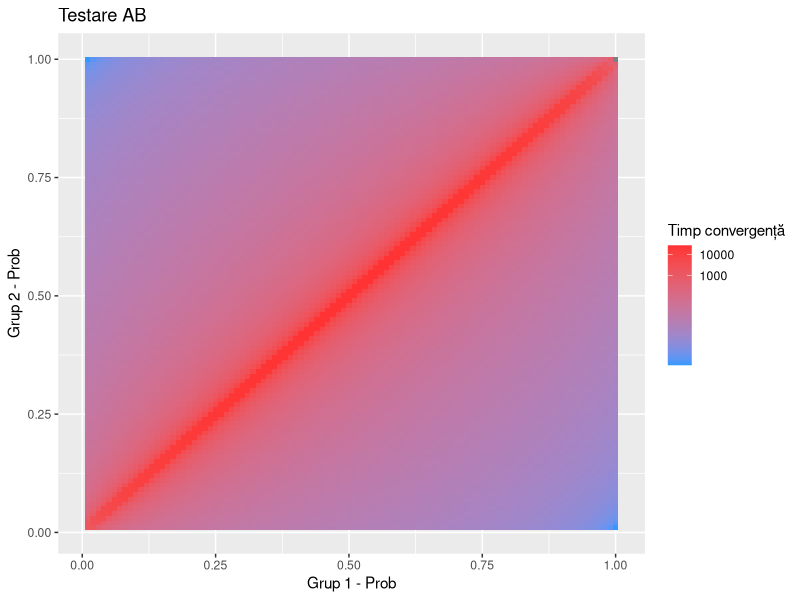
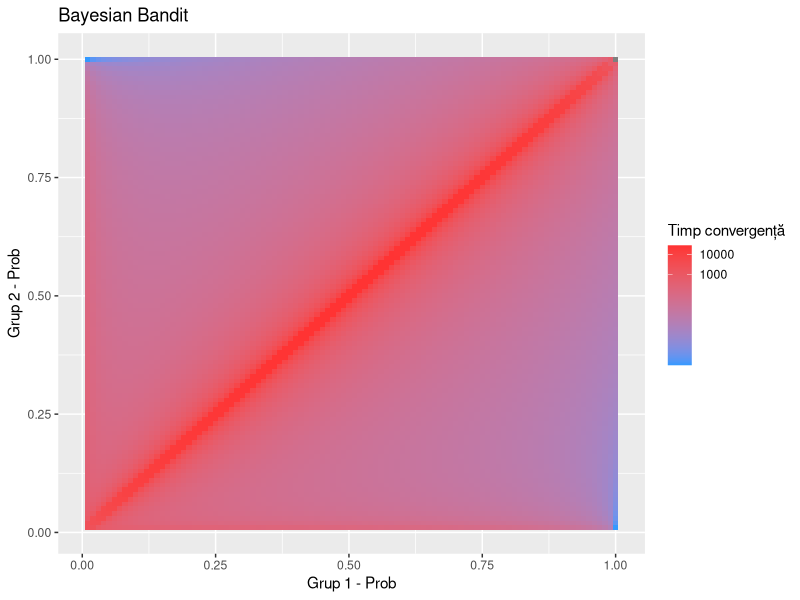
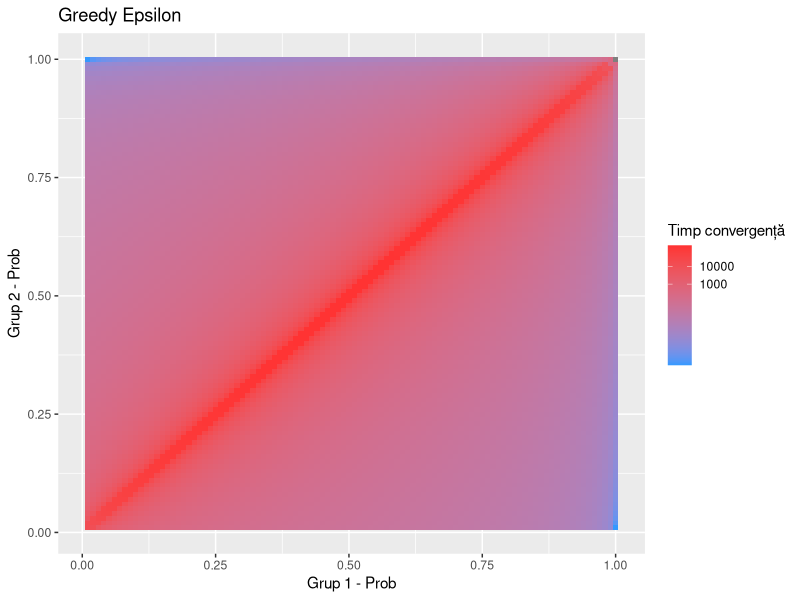
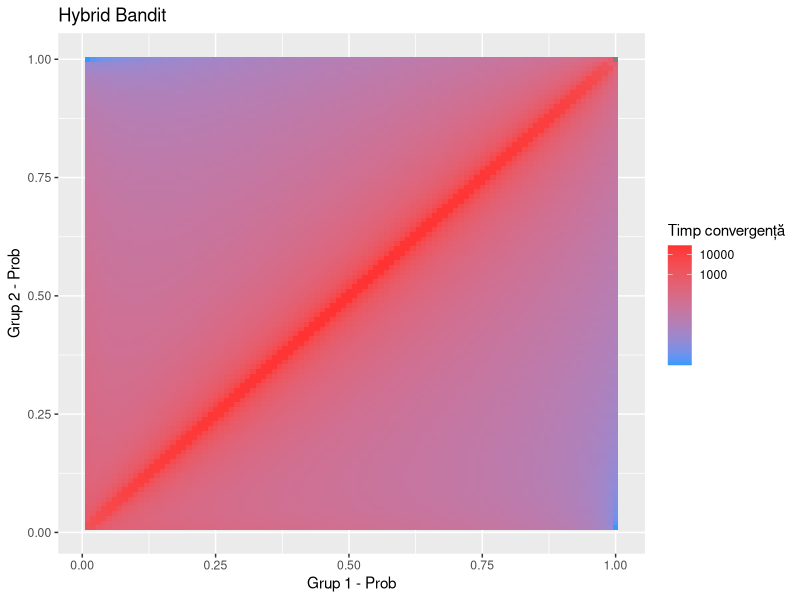
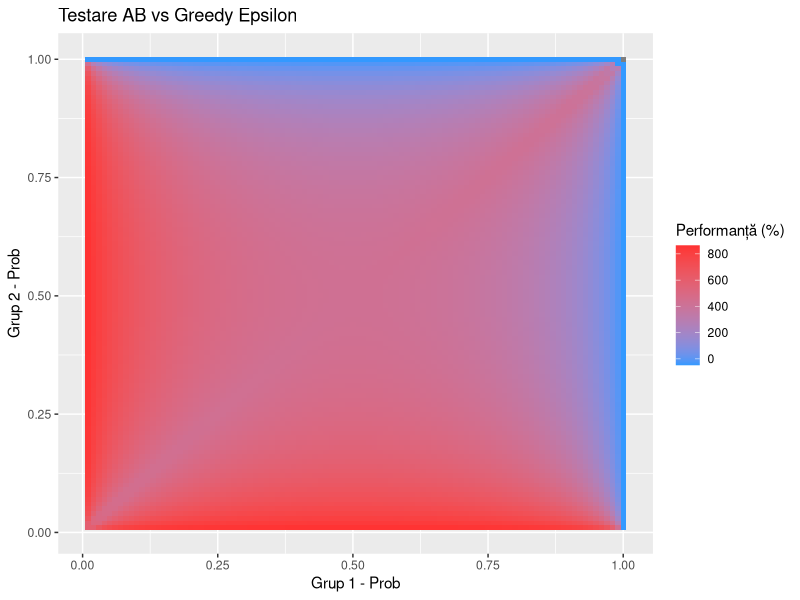
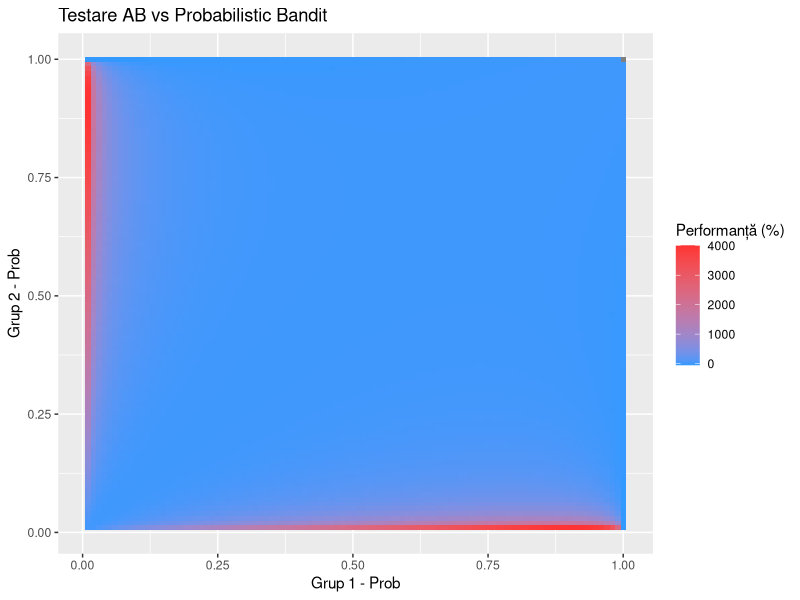
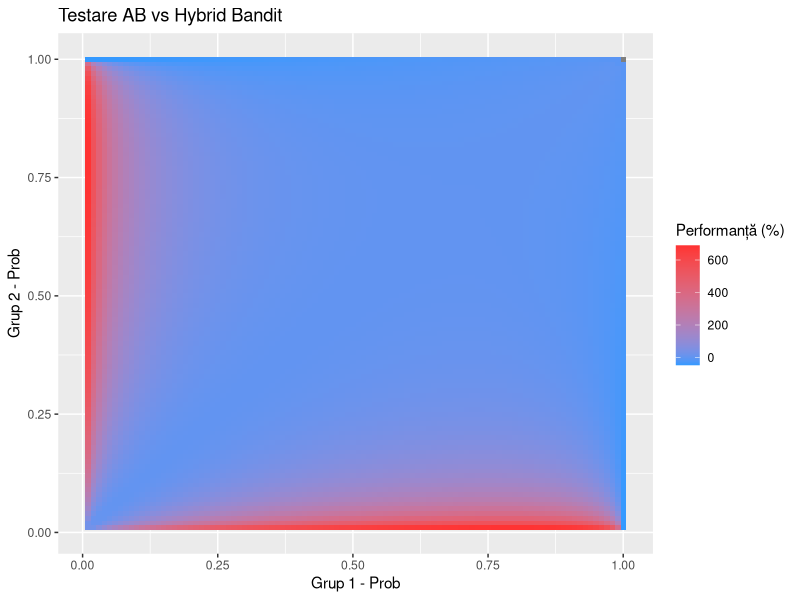
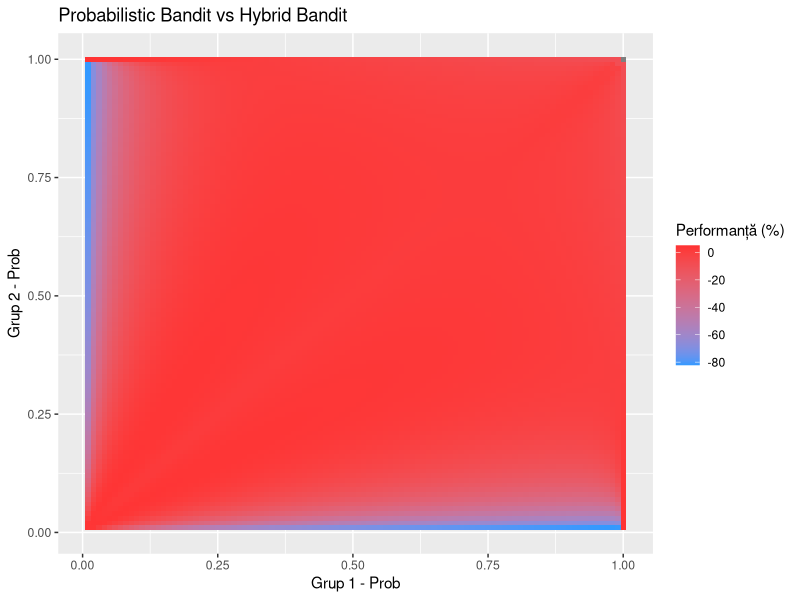

Recreate these plots in R, in order.
library(plyr)
library(ggplot2)
library(scales)

x <- seq(0.01, 1, 0.01)
y <- seq(0.01, 1, 0.01)
data <- expand.grid(x, y)
colnames(data) <- c("p1", "p2")
head(data)

plotNValue <- function(data, title) {
  mybreaks <- c(0, 1000, 10000)
  ggplot(data, aes(p1, p2, z = n)) +  
    stat_contour() + 
    geom_tile(aes(fill = n)) + 
    scale_fill_gradient(
      aes(fill = n),
      trans = "log", 
      name = "Timp convergență",
      breaks= mybreaks,
      labels = mybreaks,
      low = "#3399ff",
      high = "#ff3333"
    ) +
    labs(x = "Grup 1 - Prob", y = "Grup 2 - Prob") +
    ggtitle(title)
}

evaluateAssigner <- function(assigner, name) {
  n <- mdply(data, function(p1, p2) {
    r <- assigner(p1, p2)
    if (is.infinite(r)) assigner(p1, abs(p1+ 0.01)) else r
  })
  names(n) <- c('p1', 'p2', 'n')
  print(plotNValue(n, name))
  n
}


analyzeDiff <- function(A, B, title) {
  t <- ((B$n - A$n) / A$n) * 100
  x <- data.frame(p1 = A$p1, p2 = A$p2, n = t)
  names(x) <- c("p1", "p2", "n")
  print(head(x))
  print(plotDiff(x, title))
}

plotDiff <- function(diff, title) {
  ggplot(diff, aes(p1, p2, z = n)) +  
    stat_contour() + 
    geom_tile(aes(fill = n)) + 
    scale_fill_gradient(
      name = "Performanță (%)",
      low = "#3399ff",
      high = "#ff3333"
    ) +
    labs(x = "Grup 1 - Prob", y = "Grup 2 - Prob") + 
    ggtitle(title)
}

computeN <- function(eps, p1, p2) {
  a <- (1.66 ^ 2)  * ( eps * p1 * (1 - p1) + (1 - eps) *  p2 * (1 - p2))
  b <- (abs(p1 - p2)^2) * eps * (1 - eps)
  a / b
}

ABAssigner <- function(p1, p2) {
  eps <- 0.5
  computeN(eps, p1, p2)
}

ProbBandit <- function(p1, p2) {
  eps <- p1 / (p1 + p2)
  computeN(eps, p1, p2)
}

EpsilonBandit <- function(p1, p2) {
  eps <- if (p1 >= p2) 0.95 else 0.05
  computeN(eps, p1, p2)
}

HybridBandit <- function(p1, p2) {
  epsExploit <- if (p1 >= p2) 1.0 else 0.0
  epsExplore <- 0.5
  epsProb <- p1 / (p1 + p2)
  alpha <- 0.1
  beta <- 0.1
  eps <- alpha * epsExploit + beta * epsExplore + (1 - (alpha + beta)) * epsProb
  computeN(eps, p1, p2)
}

abEval <- evaluateAssigner(ABAssigner, "Testare AB")
probEval <- evaluateAssigner(ProbBandit, "Bayesian Bandit")
epsilonEval <- evaluateAssigner(EpsilonBandit, "Greedy Epsilon")
hybridEval <- evaluateAssigner(HybridBandit, "Hybrid Bandit")

analyzeDiff(abEval, epsilonEval, "Testare AB vs Greedy Epsilon")
analyzeDiff(abEval, probEval, "Testare AB vs Probabilistic Bandit")
analyzeDiff(abEval, hybridEval, "Testare AB vs Hybrid Bandit")
analyzeDiff(probEval, hybridEval, "Probabilistic Bandit vs Hybrid Bandit")

